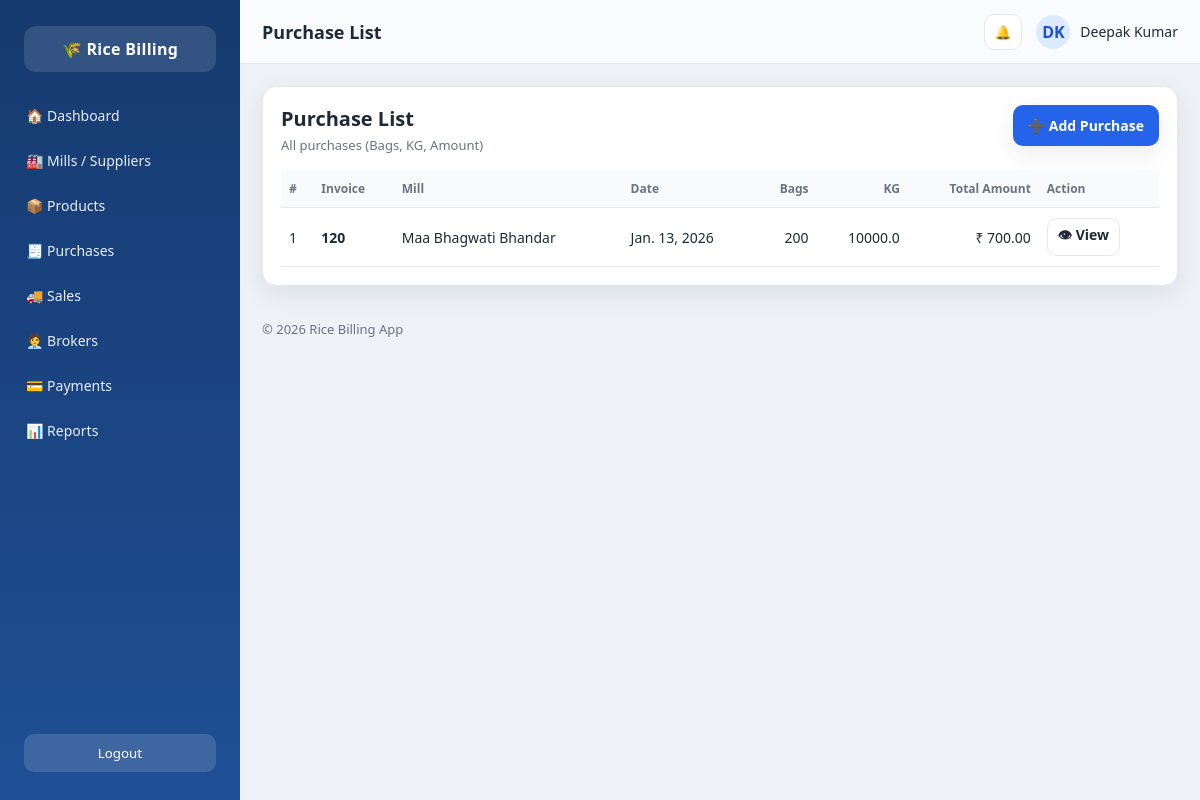
The page /purchase/list/ on the database its author committed.
### core/models.py (models this page shows, shortened)
class Purchase(models.Model):
    mill = models.ForeignKey(Mill, on_delete=models.CASCADE)
    invoice_no = models.CharField(max_length=50)
    purchase_date = models.DateField()
    total_amount = models.DecimalField(max_digits=12, decimal_places=2)

class Mill(models.Model):
    mill_name = models.CharField(max_length=150)
    owner_name = models.CharField(max_length=100, blank=True)
    mobile = models.CharField(max_length=15)
    address = models.TextField(blank=True)
    gst_number = models.CharField(max_length=20, blank=True)
    opening_balance = models.DecimalField(max_digits=12, decimal_places=2, default=0)
    created_at = models.DateTimeField(auto_now_add=True)

### core/views.py (the view)
# urls.py: path("purchase/list/", views.purchase_list, name="purchase_list"),
def purchase_list(request):
    purchases = (
        Purchase.objects.select_related("mill")
        .annotate(
            total_bags=Sum("purchaseitem__bag_count"),
            total_kg=Sum(
                ExpressionWrapper(
                    F("purchaseitem__bag_count") * F("purchaseitem__bag_weight"),
                    output_field=FloatField()
                )
            )
        )
        .order_by("-id")
    )
    return render(request, "core/purchase_list.html", {"purchases": purchases})

### core/templates/core/purchase_list.html
{% extends 'core/base.html' %}
{% block page_title %}Purchase List{% endblock %}
{% block content %}
<div class="panel">
  <div class="list-header">
    <div>
      <h2 class="list-title">Purchase List</h2>
      <p class="muted">All purchases (Bags, KG, Amount)</p>
    </div>
    <div class="list-actions">
      <a href="{% url 'add_purchase' %}" class="btn btn-primary">➕ Add Purchase</a>
    </div>
  </div>
  <div class="table-wrap">
    <table class="table">
      <thead>
        <tr>
          <th>#</th>
          <th>Invoice</th>
          <th>Mill</th>
          <th>Date</th>
          <th class="right">Bags</th>
          <th class="right">KG</th>
          <th class="right">Total Amount</th>
          <th>Action</th>
        </tr>
      </thead>
      <tbody>
        {% for p in purchases %}
        <tr>
          <td>{{ forloop.counter }}</td>
          <td><b>{{ p.invoice_no }}</b></td>
          <td>{{ p.mill.mill_name }}</td>
          <td>{{ p.purchase_date }}</td>
          <td class="right">{{ p.total_bags|default:"0" }}</td>
          <td class="right">{{ p.total_kg|default:"0" }}</td>
          <td class="right">₹ {{ p.total_amount }}</td>
          <td>
            <a href="{% url 'purchase_detail' p.id %}" class="btn btn-outline" style="padding:6px 10px;">
                👁 View
            </a>
            </td>
        </tr>
        {% empty %}
        <tr>
          <td colspan="7" style="text-align:center; padding:20px;">No purchases found</td>
        </tr>
        {% endfor %}
      </tbody>
    </table>
  </div>
</div>
{% endblock %}

### core/static/core/style.css (style rules this page uses)
* { margin:0; padding:0; box-sizing:border-box; font-family: "Segoe UI", Arial, sans-serif; }
:root { --bg:#eef2f7; --panel:#ffffff; --text:#1f2937; --muted:#6b7280; --border:#e5e7eb; --nav:#163a6f; --nav2:#1f4f95; --primary:#2563eb; --shadow: 0 8px 24px rgba(16,24,40,0.08); }
body.app { background: var(--bg); color: var(--text); min-height:100vh; display:flex; }
.btn { display:inline-flex; align-items:center; justify-content:center; gap:10px; padding:10px 14px; border-radius:10px; text-decoration:none; font-weight:600; font-size:14px; border:1px solid transparent; }
.btn-primary { background: var(--primary); color:#fff; box-shadow: var(--shadow); }
.panel { background: var(--panel); border:1px solid var(--border); border-radius:14px; padding:14px; box-shadow: var(--shadow); min-width:0; }
.table-wrap { overflow:auto; }
.table { width:100%; border-collapse:collapse; font-size:14px; }
.table th, .table td { border-bottom:1px solid var(--border); padding:10px 8px; }
.table th { text-align:left; color:var(--muted); font-size:12px; font-weight:700; }
.table td.right, .table th.right { text-align:right; }
.muted { color:var(--muted); font-size:13px; }
.btn-outline { background:#fff; border:1px solid var(--border); color: var(--text); }
.list-header { display:flex; justify-content:space-between; align-items:flex-start; gap:14px; margin-bottom:16px; }
.list-title { font-size:20px; font-weight:800; margin-bottom:4px; }
.list-actions { display:flex; align-items:center; gap:12px; flex-wrap:wrap; }
.table thead th { background:#f8fafc; position: sticky; top: 0; z-index: 1; }
.panel { padding:18px; }

### rows shown on the page
Purchase: invoice_no "120", mill.mill_name "Maa Bhagwati Bhandar", purchase_date "Jan. 13, 2026", total_bags "200", total_kg "10000.0", total_amount "700.00"
